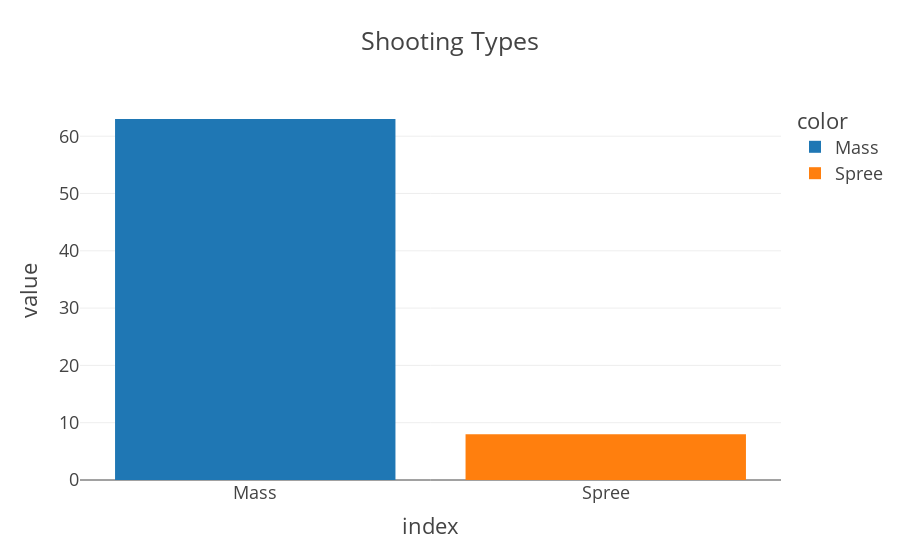

The notebook cell saved with this chart:
### Code cell
fig = px.bar(us_mass_shooting.SHOOTINGTYPE.value_counts(), color=['Mass', 'Spree'], title='Shooting Types',template='presentation')
fig

### Figure 1 — Plotly figure (JSON) as saved in the notebook; plotly's stock layout.template omitted (floating-point values rounded to 4 significant figures)
{"data": [{"alignmentgroup": "True", "hovertemplate": "color=Mass<br>index=%{x}<br>value=%{y}<extra></extra>", "legendgroup": "Mass", "marker": {"color": "#1F77B4", "pattern": {"shape": ""}}, "name": "Mass", "offsetgroup": "Mass", "orientation": "v", "showlegend": true, "textposition": "auto", "type": "bar", "x": ["Mass"], "xaxis": "x", "y": [63], "yaxis": "y"}, {"alignmentgroup": "True", "hovertemplate": "color=Spree<br>index=%{x}<br>value=%{y}<extra></extra>", "legendgroup": "Spree", "marker": {"color": "#FF7F0E", "pattern": {"shape": ""}}, "name": "Spree", "offsetgroup": "Spree", "orientation": "v", "showlegend": true, "textposition": "auto", "type": "bar", "x": ["Spree"], "xaxis": "x", "y": [8], "yaxis": "y"}], "layout": {"barmode": "relative", "legend": {"title": {"text": "color"}, "tracegroupgap": 0}, "title": {"text": "Shooting Types"}, "xaxis": {"anchor": "y", "domain": [0, 1], "title": {"text": "index"}}, "yaxis": {"anchor": "x", "domain": [0, 1], "title": {"text": "value"}}}}
